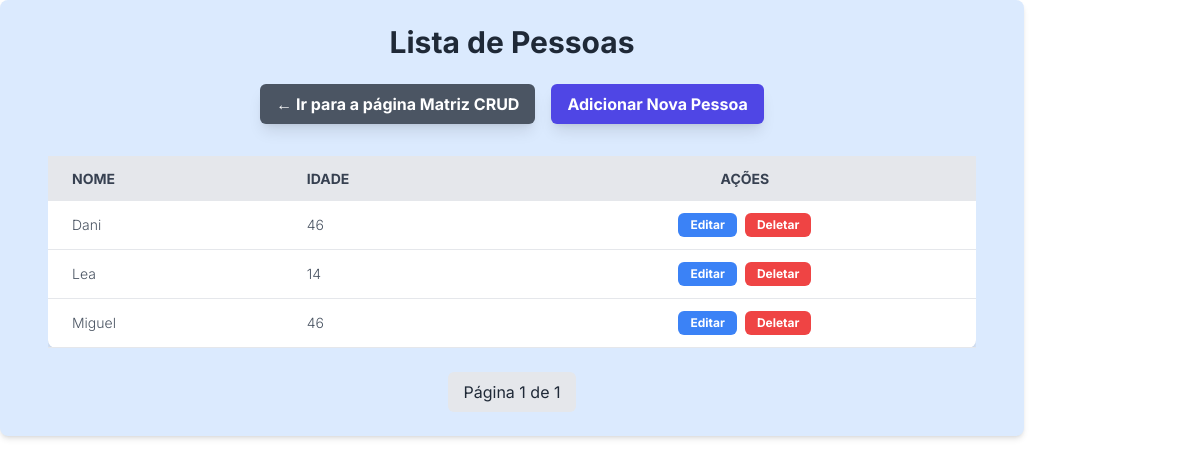
The app's page /pessoas/ with its own data.
### pessoas/models.py (models this page shows, shortened)
class Pessoa(models.Model):
    nome = models.CharField(max_length=100)
    idade = models.IntegerField()

### pessoas/views.py (the view)
def lista_pessoas(request):
    pessoas = Pessoa.objects.all().order_by('nome')
    paginator = Paginator(pessoas, 10)
    page_number = request.GET.get('page')
    page_obj = paginator.get_page(page_number)
    return render(request, 'pessoas/lista.html', {'page_obj': page_obj})

### pessoas/templates/pessoas/lista.html (shortened to what this page needs)
<!DOCTYPE html>
<html lang="pt">
<head>
</head>
<body>
   {% extends 'base.html' %}
{% block content %}
<div class="w-full bg-blue-100 shadow-md rounded-lg p-6 mb-6">
    <div class="max-w-7xl mx-auto px-6">
        <h1 class="text-3xl font-bold text-gray-800 mb-6 text-center">Lista de Pessoas</h1>
        <div class="flex justify-center items-center gap-4 mb-8">
            <a href="{% url 'home' %}"
               class="inline-block bg-gray-600 text-white font-bold py-2 px-4 rounded-md transition duration-300 ease-in-out shadow-lg
                      hover:bg-gray-800">
                &larr; Ir para a página Matriz CRUD
            </a>
            <a href="{% url 'pessoas_html:adicionar_pessoa' %}"
               class="inline-block bg-indigo-600 text-white font-bold py-2 px-4 rounded-md transition duration-300 ease-in-out shadow-lg
                      hover:bg-indigo-900">
                Adicionar Nova Pessoa
            </a>
        </div>
        {% if page_obj %}
            <div class="overflow-x-auto">
                <table class="min-w-full bg-white rounded-lg shadow-md">
                    <thead class="bg-gray-200 text-gray-700 uppercase text-sm leading-normal">
                        <tr>
                            <th class="py-3 px-6 text-left">Nome</th>
                            <th class="py-3 px-6 text-left">Idade</th>
                            <th class="py-3 px-6 text-center">Ações</th>
                        </tr>
                    </thead>
                    <tbody class="text-gray-600 text-sm font-light">
                        {% for pessoa in page_obj %}
                            <tr class="border-b border-gray-200 hover:bg-gray-100">
                                <td class="py-3 px-6 text-left whitespace-nowrap">{{ pessoa.nome }}</td>
                                <td class="py-3 px-6 text-left">{{ pessoa.idade }}</td>
                                <td class="py-3 px-6 text-center">
                                    <div class="flex item-center justify-center space-x-2">
                                        <a href="{% url 'pessoas_html:editar_pessoa' pessoa.pk %}"
                                           class="bg-blue-500 hover:bg-blue-600 text-white font-bold py-1 px-3 rounded-md text-xs transition duration-300 ease-in-out">
                                            Editar
                                        </a>
                                        <a href="{% url 'pessoas_html:deletar_pessoa' pessoa.pk %}"
                                           class="bg-red-500 hover:bg-red-600 text-white font-bold py-1 px-3 rounded-md text-xs transition duration-300 ease-in-out">
                                            Deletar
                                        </a>
                                    </div>
                                </td>
                            </tr>
                        {% endfor %}
                    </tbody>
                </table>
            </div>
            <div class="flex justify-center mt-6 space-x-2">
                <span class="py-2 px-4 bg-gray-200 text-gray-800 rounded-md">
                    Página {{ page_obj.number }} de {{ page_obj.paginator.num_pages }}
                </span>
            </div>
        {% else %}
            <p class="text-gray-600 text-center py-4">Nenhuma pessoa encontrada.</p>
        {% endif %}
    </div>
</div>
{% endblock %}

### templates/base.html (style rules this page uses)
body { font-family: 'Inter', sans-serif; @apply bg-gray-100 text-gray-900; }

### records on screen
Pessoa: nome "Dani", idade "46"
Pessoa: nome "Lea", idade "14"
Pessoa: nome "Miguel", idade "46"

### other values on screen
{{ page_obj.number }} "1"
{{ page_obj.paginator.num_pages }} "1"
